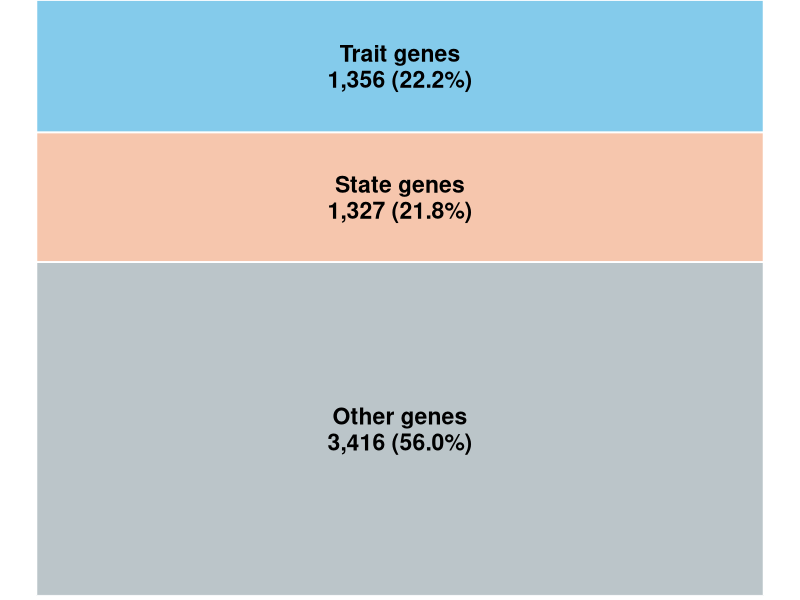
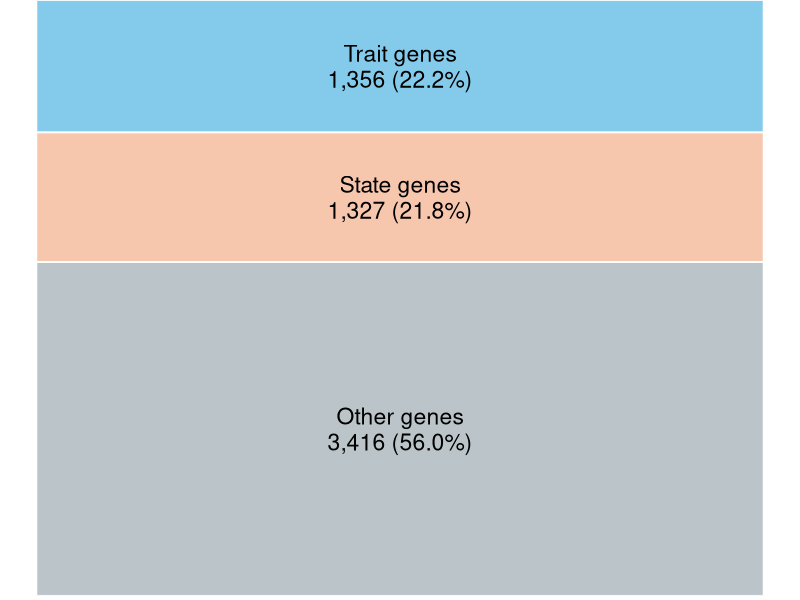

Reproduce these figures in R, in order.
# Figure 1 panel B
# Distribution of genes across temporal classes
# No piping operators used

# User inputs
n_total <- 6099
n_trait <- 1356
n_state <- 1327
res_dir <- "~/Dropbox/Lab/manuscripts/blood_biomarker_baltazar/"

# Derived
n_other <- n_total - n_trait - n_state
if (n_other < 0) stop("Counts do not sum correctly. Check n_total, n_trait, n_state.")

plot_df <- data.frame(
  class = factor(
    c("Trait genes", "State genes", "Other genes"),
    levels = c("Trait genes", "State genes", "Other genes")
  ),
  n = c(n_trait, n_state, n_other)
)

plot_df$prop <- plot_df$n / sum(plot_df$n)
plot_df$label <- paste0(plot_df$n, " (", sprintf("%.1f", 100 * plot_df$prop), "%)")

# Stack order so Trait appears at the top (to emphasize it)
plot_df$class <- factor(
  plot_df$class,
  levels = c("Trait genes", "State genes", "Other genes")
)

# Direct labels inside segments (no legend needed)
plot_df$label <- paste0(
  as.character(plot_df$class), "\n",
  format(plot_df$n, big.mark = ","), " (", sprintf("%.1f", 100 * plot_df$prop), "%)"
)

# Output files
out_png <- paste0(res_dir, "Figure1_temporal_class_distribution.png")
out_pdf <- paste0(res_dir,"Figure1_temporal_class_distribution.pdf")

# Graph Colors

trait_col <- "#84cbeb"
state_col <- "#f6c6ad"
other_col <- "#bbc5c9"

# Stacked bar showing proportions
suppressPackageStartupMessages(library(ggplot2))

p_stacked <- ggplot(plot_df, aes(x = 1, y = prop, fill = class)) +
  geom_col(
    width = 0.50,
    color = "white",      # thin white separators
    linewidth = 0.60
  ) +
  geom_text(
    aes(label = label),
    position = position_stack(vjust = 0.5),
    size = 5.8,           # bigger text for PPT
    fontface = "bold",
    lineheight = 0.95
  ) +
  scale_fill_manual(
    values = c(
      "Trait genes" = trait_col,
      "State genes" = state_col,
      "Other genes" = other_col
    )
  ) +
  scale_y_continuous(
    limits = c(0, 1),
    expand = c(0, 0),
    breaks = NULL,
    labels = NULL
  ) +
  labs(x = NULL, y = NULL, fill = NULL) +
  theme_classic(base_size = 12) +
  theme(
    axis.text = element_blank(),
    axis.ticks = element_blank(),
    axis.line = element_blank(),
    legend.position = "none",
    plot.margin = margin(0, 0, 0, 0, unit = "pt")
  )


# Export
# ggsave(out_pdf, p_stacked, width = 4.6, height = 2.4, units = "in", device = cairo_pdf)
ggsave(out_png, p_stacked, width = 4.6, height = 3.2, units = "in", dpi = 600, bg = "transparent")





# non-bolded 
out_png <- paste0(res_dir, "Figure1_temporal_class_distribution_nonbold.png")

p_stacked <- ggplot(plot_df, aes(x = 1, y = prop, fill = class)) +
  geom_col(
    width = 0.50,
    color = "white",      # thin white separators
    linewidth = 0.60
  ) +
  geom_text(
    aes(label = label),
    position = position_stack(vjust = 0.5),
    size = 5.8,           # bigger text for PPT
    # fontface = "bold",
    lineheight = 0.95
  ) +
  scale_fill_manual(
    values = c(
      "Trait genes" = trait_col,
      "State genes" = state_col,
      "Other genes" = other_col
    )
  ) +
  scale_y_continuous(
    limits = c(0, 1),
    expand = c(0, 0),
    breaks = NULL,
    labels = NULL
  ) +
  labs(x = NULL, y = NULL, fill = NULL) +
  theme_classic(base_size = 12) +
  theme(
    axis.text = element_blank(),
    axis.ticks = element_blank(),
    axis.line = element_blank(),
    legend.position = "none",
    plot.margin = margin(0, 0, 0, 0, unit = "pt")
  )


# Export
# ggsave(out_pdf, p_stacked, width = 4.6, height = 2.4, units = "in", device = cairo_pdf)
ggsave(out_png, p_stacked, width = 4.6, height = 3.2, units = "in", dpi = 600, bg = "transparent")
